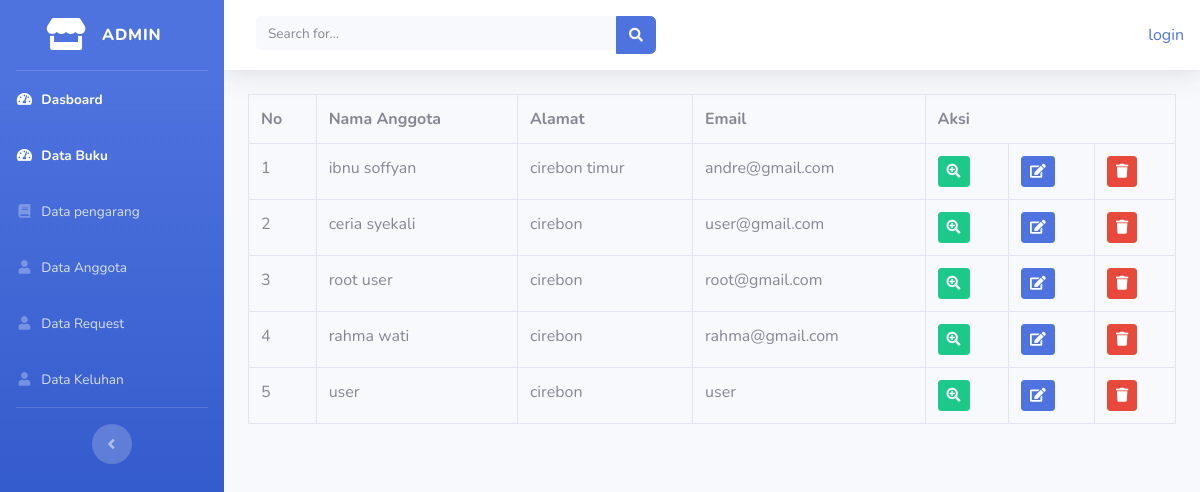
Page /index.php/admin/data_anggota on the committed database.
### tables this page shows
CREATE TABLE `anggota` (
  `id_anggota` int(11) NOT NULL,
  `username` varchar(50) NOT NULL,
  `password` varchar(50) NOT NULL,
  `nama_anggota` varchar(50) NOT NULL,
  `alamat` varchar(200) NOT NULL,
  `email` varchar(50) NOT NULL,
  `role_id` tinyint(1) NOT NULL
);

### application/controllers/admin/data_anggota.php (called while the page is built, shortened)
<?php
class Data_anggota extends CI_Controller{
	public function index()
	{
		$data['anggota'] = $this->model_buku->tampil_data_anggota()->result();
		$this->load->view('templates_admin/header');
		$this->load->view('templates_admin/sidebar');
		$this->load->view('admin/data_anggota', $data);
		$this->load->view('templates_admin/footer');
	}
	}

### index.php (called while the page is built, shortened)
<?php
require_once BASEPATH.'core/CodeIgniter.php';

### application/models/model_buku.php (called while the page is built, shortened)
<?php
class Model_buku extends CI_Model{
	public function tampil_data_anggota(){
    	return $this->db->get('anggota');
    }
}

### application/views/admin/data_anggota.php (the view)
<div class="container-fluid">
    <table class="table table-bordered">
        <tr>
            <th>No</th>
            <th>Nama Anggota</th>
            <th>Alamat</th>
            <th>Email</th>
            <th colspan="3">Aksi</th>
        </tr>
        <?php
        $no=1;
        foreach ($anggota as $agt) : ?>
        <tr>
            <td><?php echo $no++ ?></td>
            <td><?php echo  $agt->nama_anggota ?></td>
            <td><?php echo  $agt->alamat ?></td>
            <td><?php echo  $agt->email ?></td>
            <td><?php echo anchor('admin/data_anggota/detail/'.$agt->id_anggota,'<div class="btn btn-success btn-sm"><i class="fa fa-search-plus"></i></div>') ?></td>
            <td><?php echo anchor('admin/data_anggota/edit/' .$agt->id_anggota, '<div class="btn btn-primary btn-sm"><i class="fas fa-edit"></i></div>') ?></td>
            <td onclick="javascript: return confirm('Anda yakin hapus ?')"><?php echo anchor('admin/data_anggota/hapus/' .$agt->id_anggota, '<div class="btn btn-danger btn-sm"><i class="fas fa-trash"></i></div>') ?></td>
        </tr>
        <?php endforeach; ?>
    </table>
</div>

### rows in the picture
anggota: nama_anggota "ibnu soffyan", alamat "cirebon timur", email "andre@gmail.com"
anggota: nama_anggota "ceria syekali", alamat "cirebon", email "user@gmail.com"
anggota: nama_anggota "root user", alamat "cirebon", email "root@gmail.com"
anggota: nama_anggota "rahma wati", alamat "cirebon", email "rahma@gmail.com"
anggota: nama_anggota "user", alamat "cirebon", email "user"

### other values in the picture
anchor('auth/login', 'login') "login"
